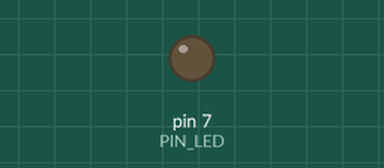
Bench run of a sketch on a simulated Arduino Uno, built with avr-gcc and run on an emulated ATmega328P. Shown: output pins drawn as LEDs (lit = HIGH).

Above: at 0.5 s.
At 5.5 s:
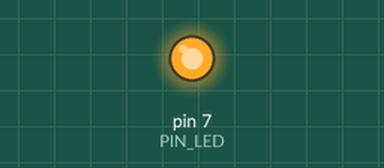
Timing chart, 0 to 6.9 s (numbered marks = the images above):
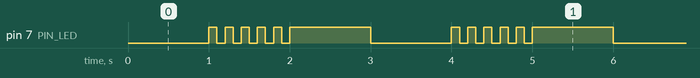

Measured:
- by itself, pin 7 (PIN_LED): repeats every 3.0 s: 4 × (LOW 0.10 s, HIGH 0.10 s), LOW 0.10 s, HIGH 1.0 s, LOW 1.0 s, HIGH 0.10 s
- by itself, everything shown: repeats every 3.0 s, in 12 steps

The sketch:

05_practice_2.ino
```cpp
unsigned int PIN_LED = 7; // LED가 연결된 핀 번호

void setup() {
  pinMode(PIN_LED, OUTPUT); // LED 핀을 출력으로 설정
  Serial.begin(115200);
}

void loop() {
  while (1) {
    digitalWrite(PIN_LED, LOW); // LED를 켬 (0: HIGH, 1: LOW)
    delay(1000); // 1초 동안 대기

    for (int i = 0; i < 5; i++) {
      digitalWrite(PIN_LED, HIGH); // LED를 끔 (1: LOW, 0: HIGH)
      delay(100); // 0.1초
      digitalWrite(PIN_LED, LOW); // LED를 켬 (0: HIGH, 1: LOW)
      delay(100); // 0.1초
    }

    digitalWrite(PIN_LED, HIGH); // LED를 끔 (1: LOW, 0: HIGH)
    delay(1000); // 1초 동안 대기
  }
}
```
